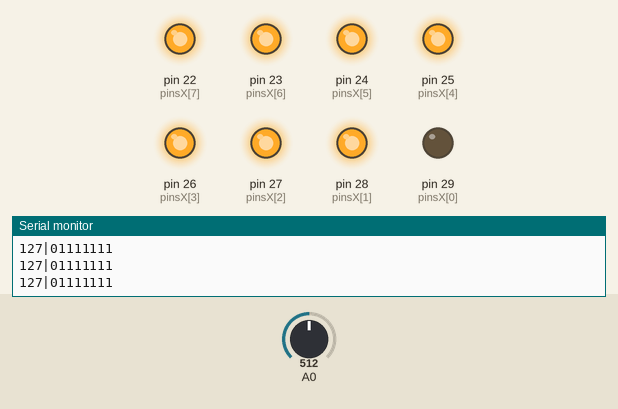
A sketch run on a simulated Arduino Mega 2560, built with avr-gcc and run on an emulated ATmega2560. Parts: output pins drawn as LEDs (lit = HIGH), the last lines printed to the serial monitor. Inputs (shaded band) come from the test bench; at power-on: A0 = 512.

Above: at 1.2 s.
1.3 s: A0 set to 716
At 1.7 s:
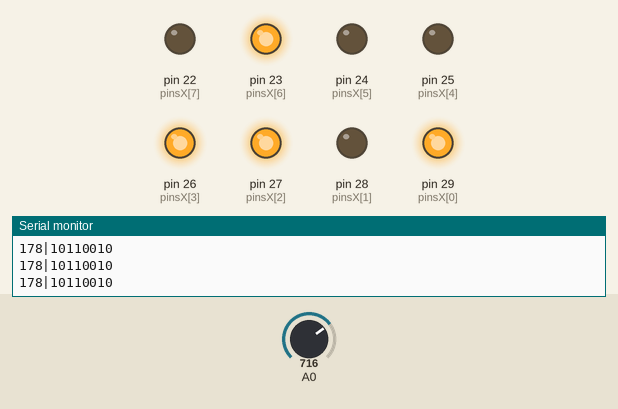
2.8 s: A0 set to 900
At 4.0 s:
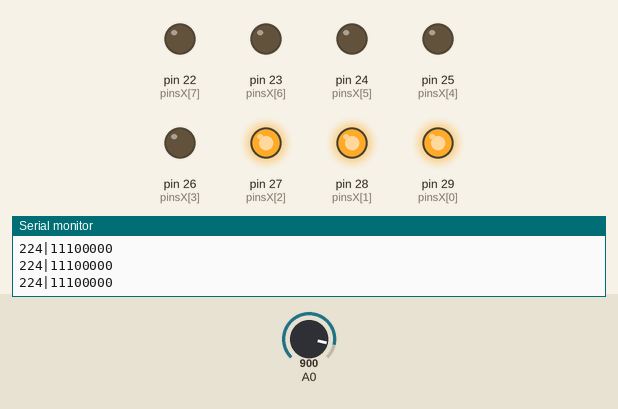
4.3 s: A0 set to 1023
At 5.1 s:
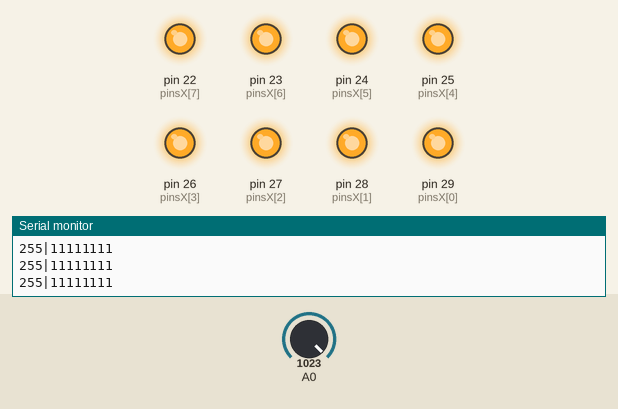
5.8 s: A0 set to 306
At 6.2 s:
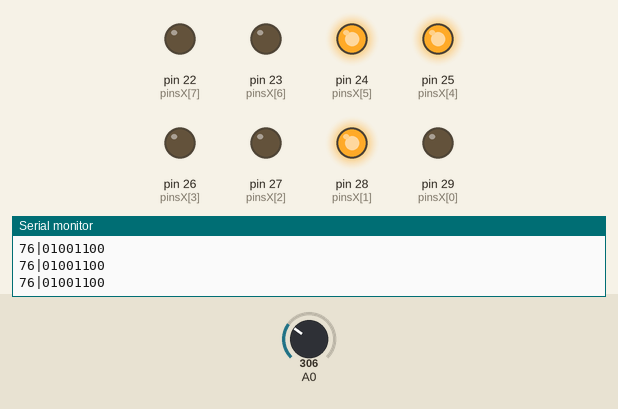
7.3 s: A0 set to 122
At 8.5 s:
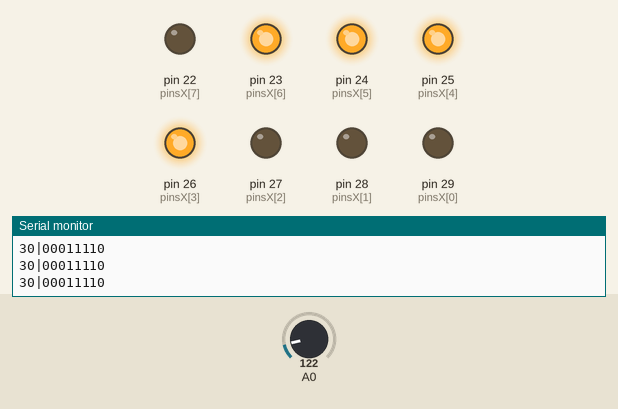
8.8 s: A0 set to 511
At 9.8 s:
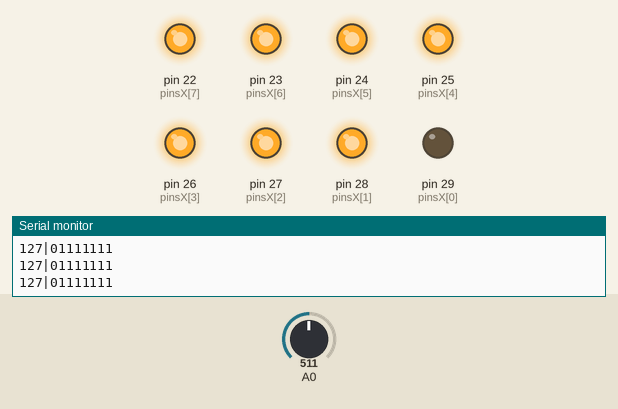
Timing chart, 0 to 11.3 s (numbered marks = the images above; inputs shaded):
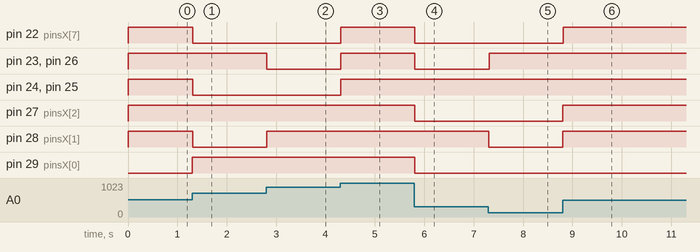

Measured:
- after the input at 1.3 s, pin 22 (pinsX[7]), pin 24 (pinsX[5]), pin 25 (pinsX[4]), pin 28 (pinsX[1]): HIGH → LOW at once; pin 29 (pinsX[0]): LOW → HIGH at once
- after the input at 2.8 s, pin 23 (pinsX[6]), pin 26 (pinsX[3]): HIGH → LOW at once; pin 28 (pinsX[1]): LOW → HIGH at once
- after the input at 4.3 s, pin 22 (pinsX[7]), pin 23 (pinsX[6]), pin 24 (pinsX[5]), pin 25 (pinsX[4]), pin 26 (pinsX[3]): LOW → HIGH at once
- after the input at 5.8 s, pin 22 (pinsX[7]), pin 23 (pinsX[6]), pin 26 (pinsX[3]), pin 27 (pinsX[2]), pin 29 (pinsX[0]): HIGH → LOW at once
- after the input at 7.3 s, pin 23 (pinsX[6]), pin 26 (pinsX[3]): LOW → HIGH at once; pin 28 (pinsX[1]): HIGH → LOW at once
- after the input at 8.8 s, pin 22 (pinsX[7]), pin 27 (pinsX[2]), pin 28 (pinsX[1]): LOW → HIGH at once

The sketch:

sketch_feb06a.ino
```cpp
byte pinsX[] = {29, 28, 27, 26, 25, 24, 23, 22};

void setup() {
  Serial.begin(9600);
  for(int i = 22; i < 30; i++){
    pinMode(i, OUTPUT);
  }
}

void loop() {
 int valX = analogRead(A0);
 byte valmapX = map(valX, 0, 1023, 0, 255);
 Serial.print(valmapX);
 Serial.print("|");
 for(byte i=0; i<8; i++){
  byte estadoX = bitRead(valmapX, 7-i);
  digitalWrite(pinsX[i], estadoX);
  Serial.print(estadoX);
 }
 Serial.println();
}
```
